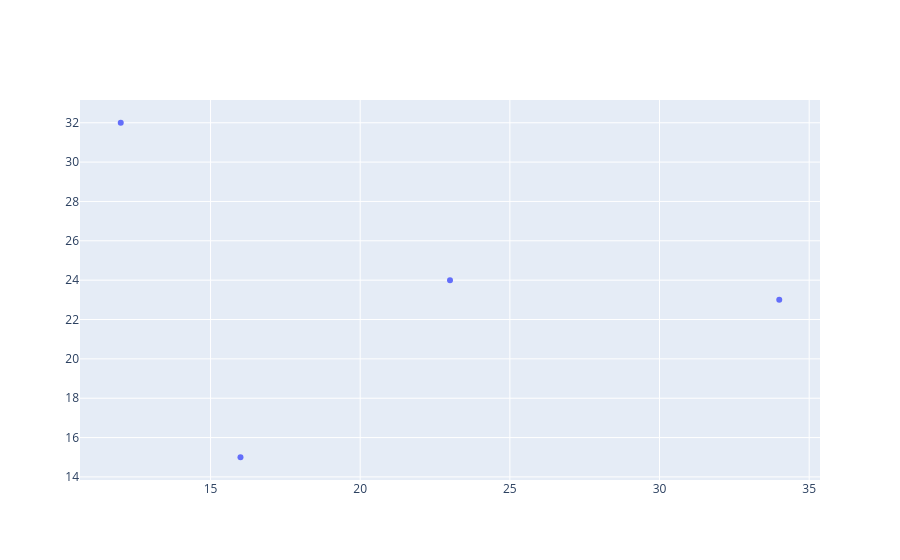

The notebook cell saved with this chart:
### Code cell
x = [12,23,16,34]
y = [32,24,15,23]
trace = go.Scatter(x=x, y=y, mode="markers")
go.Figure(trace)

### Figure 1 — Plotly figure (JSON) as saved in the notebook; plotly's stock layout.template omitted (floating-point values rounded to 4 significant figures)
{"data": [{"mode": "markers", "type": "scatter", "x": [12, 23, 16, 34], "y": [32, 24, 15, 23]}], "layout": {}}
